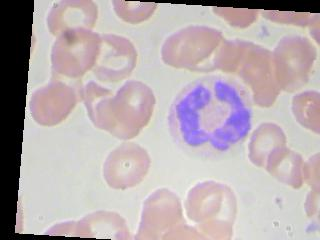
#> input picture WBC-Detection/4.jpeg, 320 x 240 px
$ python WBC-Detection.py   (older library calls are emulated)
#> lines starting #> are read from the running program, lines starting #| are printed output that depends on the picture; after the words box and inside, x2 and y2 are one past the last pixel; in counts of white or black regions, pixels touching at a corner belong together
import cv2
from matplotlib import pyplot as plt
import numpy as np


def find_biggest_contour(image):
    image = image.copy()
    s, contours, hierarchy = cv2.findContours(
        image, cv2.RETR_LIST, cv2.CHAIN_APPROX_SIMPLE
    )
    biggest_contour = max(contours, key=cv2.contourArea)
    mask = np.zeros(image.shape, np.uint8)
    cv2.drawContours(mask, [biggest_contour], -1, 255, -1)
    return biggest_contour, mask


def overlay_mask(mask, image):
    rgb_mask = cv2.cvtColor(mask, cv2.COLOR_GRAY2RGB)
    img = cv2.addWeighted(rgb_mask, 0.5, image, 0.5, 0)


def show_mask(mask):
    plt.figure(figsize=(10, 10))
    plt.imshow(mask, cmap="gray")


def show(image):
    plt.figure(figsize=(15, 15))
    plt.imshow(image, interpolation="nearest")
    plt.show()


im = cv2.imread("4.jpeg")
#> im is the input picture: shape (240, 320, 3); mean B, G, R 175.9, 172.2, 184.1
im = cv2.cvtColor(im, cv2.COLOR_BGR2RGB)

image_blur = cv2.GaussianBlur(im, (7, 7), 0)
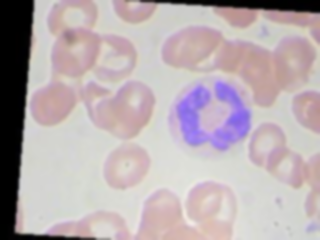
#> image_blur: shape (240, 320, 3); mean R, G, B 184.2, 172.2, 175.9
image_blur_hsv = cv2.cvtColor(image_blur, cv2.COLOR_RGB2HSV)
#> image_blur_hsv: shape (240, 320, 3); mean H, S, V 68.5, 27.9, 187.4
min_red = np.array([80, 60, 140])
max_red = np.array([255, 255, 255])
image_red1 = cv2.inRange(image_blur_hsv, min_red, max_red)
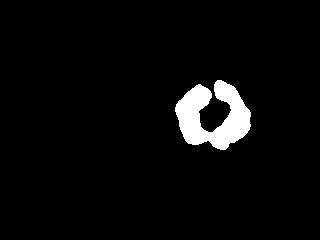
#> image_red1: shape (240, 320); 4% white; 1 white region
show(image_blur)
show(image_blur_hsv)
show(image_red1)
big_contour, mask = find_biggest_contour(image_red1)
#> in find_biggest_contour, `s, contours, hierarchy = cv2.findContours( image, cv2.RETR_LIST, cv2.C..`: contours = 1 contour; box (x1, y1, x2, y2) and area: (175, 80, 251, 150) 2885
#> in find_biggest_contour, `biggest_contour = max(contours, key=cv2.contourArea)`: biggest_contour = contour of 174 points, box (x1, y1, x2, y2) (175, 80, 251, 150), area 2885
#> big_contour has the same summary as biggest_contour in find_biggest_contour
overlay_mask(mask, im)
#> in overlay_mask, `rgb_mask = cv2.cvtColor(mask, cv2.COLOR_GRAY2RGB)`: rgb_mask: shape (240, 320, 3); 4% white; 1 white region, box (x1, y1, x2, y2) and area: (175, 80, 251, 150) 3040
#> in overlay_mask, `img = cv2.addWeighted(rgb_mask, 0.5, image, 0.5, 0)`:
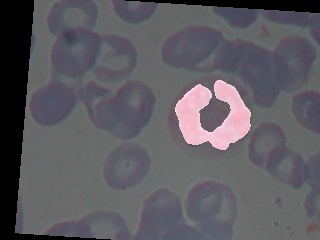
#> img: shape (240, 320, 3); mean B, G, R 97.1, 91.1, 93

moments = cv2.moments(mask)
#> moments = moments, m00 775200, centre m10/m00, m01/m00 = (212.7, 115.8)
centre_of_mass = (
    int(moments["m10"] / moments["m00"]),
    int(moments["m01"] / moments["m00"]),
)
#> centre_of_mass = (212, 115)
image_with_com = im.copy()

cv2.circle(image_with_com, centre_of_mass, 10, (0, 255, 0), -1, cv2.LINE_AA)
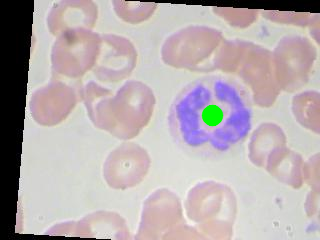
#> image_with_com: shape (240, 320, 3); mean R, G, B 183.2, 172.5, 174.9
image_with_ellipse = im.copy()
ellipse = cv2.fitEllipse(big_contour)
#> ellipse = ((212.3, 115.2), (61.41, 72.53), 95.37)


img = cv2.ellipse(image_with_ellipse, ellipse, (0, 255, 0), 2)
dst = cv2.bitwise_and(im, im, mask=mask)
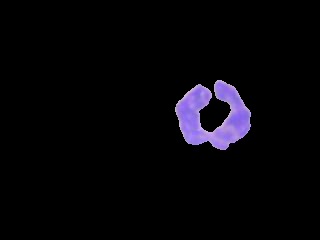
#> dst: shape (240, 320, 3); mean R, G, B 6.4, 5.2, 9

r = 100.0 / dst.shape[1]
#> r = 0.312
dim = (100, int(dst.shape[0] * r))
#> dim = (100, 75)


resized = cv2.resize(dst, dim, interpolation=cv2.INTER_AREA)
show(image_with_ellipse)

$ run again, with WBC-Detection/2.png saved as WBC-Detection/4.jpeg
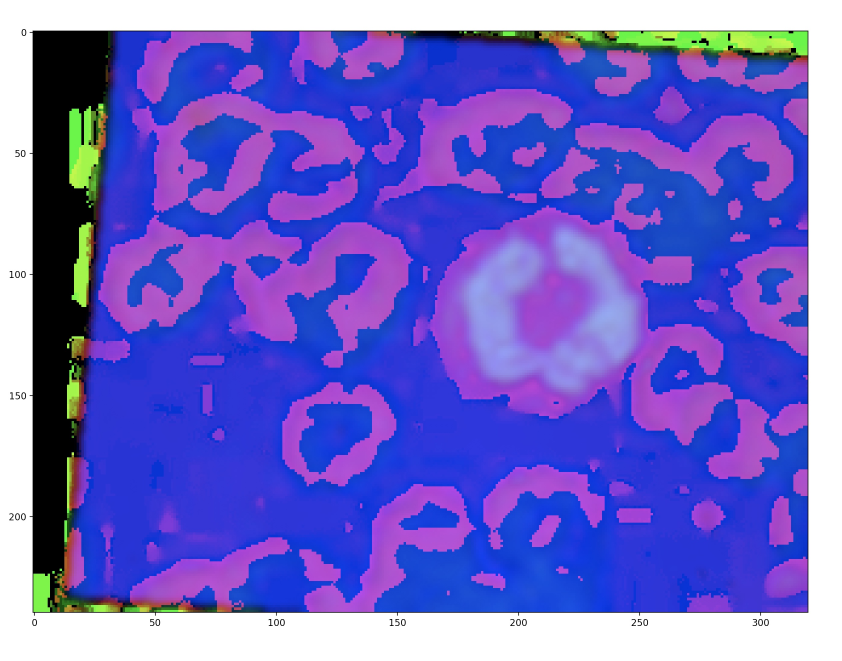
#> input picture WBC-Detection/2.png, 2524 x 1982 px (shown at 1/3 size)
#> im is the input picture: shape (1982, 2524, 3); mean B, G, R 201.8, 101.4, 111.3
#> image_blur_hsv: shape (1982, 2524, 3); mean H, S, V 94.3, 146.3, 205.1
#> `image_red1 = cv2.inRange(image_blur_hsv, min_red, max_red)`:
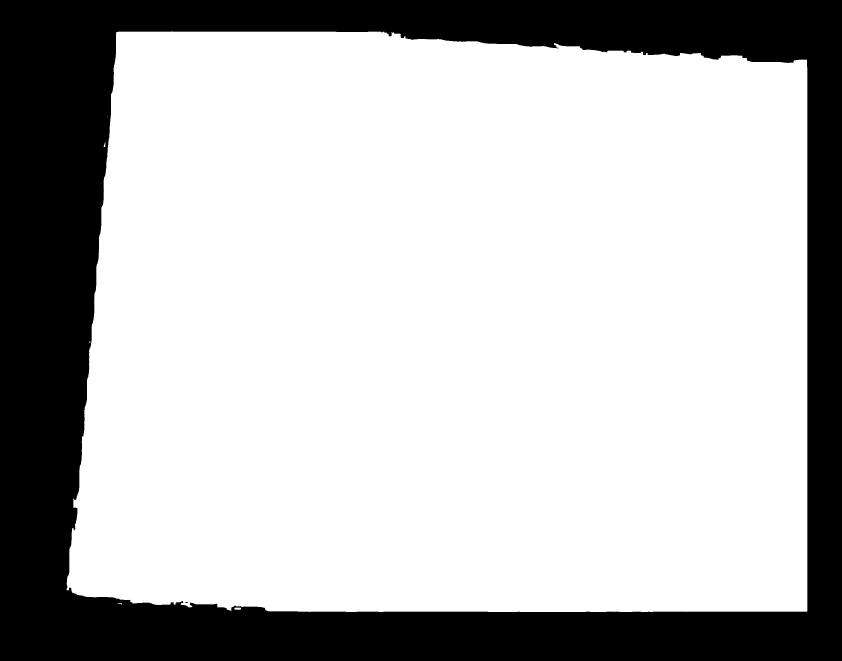
#> image_red1: shape (1982, 2524) (shown at 1/3 size); 72.9% white; 2 black regions (1 under 20 px)
#> contours = 8 contours, 4 with area under 20; largest, box (x1, y1, x2, y2) and area: (200, 94, 2422, 1836) 3644155, (703, 1823, 723, 1829) 93, (311, 425, 316, 441) 28, (555, 1805, 565, 1810) 28
#> biggest_contour = contour of 991 points, box (x1, y1, x2, y2) (200, 94, 2422, 1836), area 3644155
#> mask: shape (1982, 2524); 72.9% white; 1 black region, box (x1, y1, x2, y2) and area: (0, 0, 2524, 1982) 1354458
#> big_contour has the same summary as biggest_contour in find_biggest_contour
#> moments = moments, m00 930268050, centre m10/m00, m01/m00 = (1341.6, 987.1)
#> centre_of_mass = (1341, 987)
#> ellipse = ((1367.4, 1022.2), (1934.5, 2610), 83.82)
#> `resized = cv2.resize(dst, dim, interpolation=cv2.INTER_AREA)`:
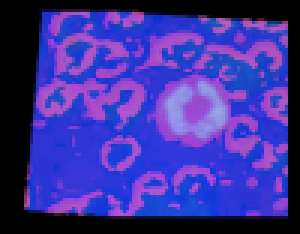
#> resized: shape (78, 100, 3) (shown 3 times larger); mean R, G, B 60.2, 49, 151.8
